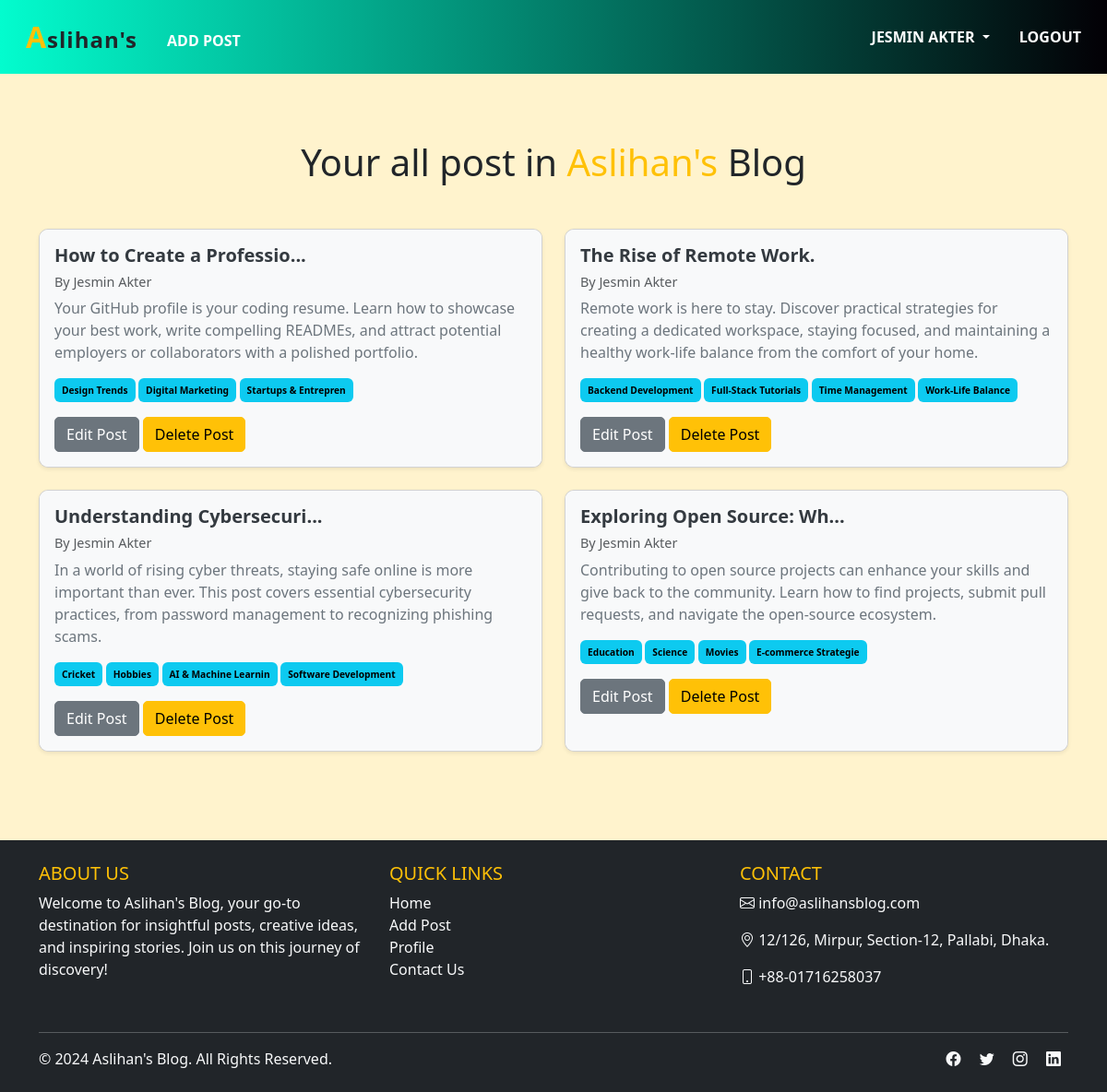
Page /author/profile/ (signed in) on the earlier database version.
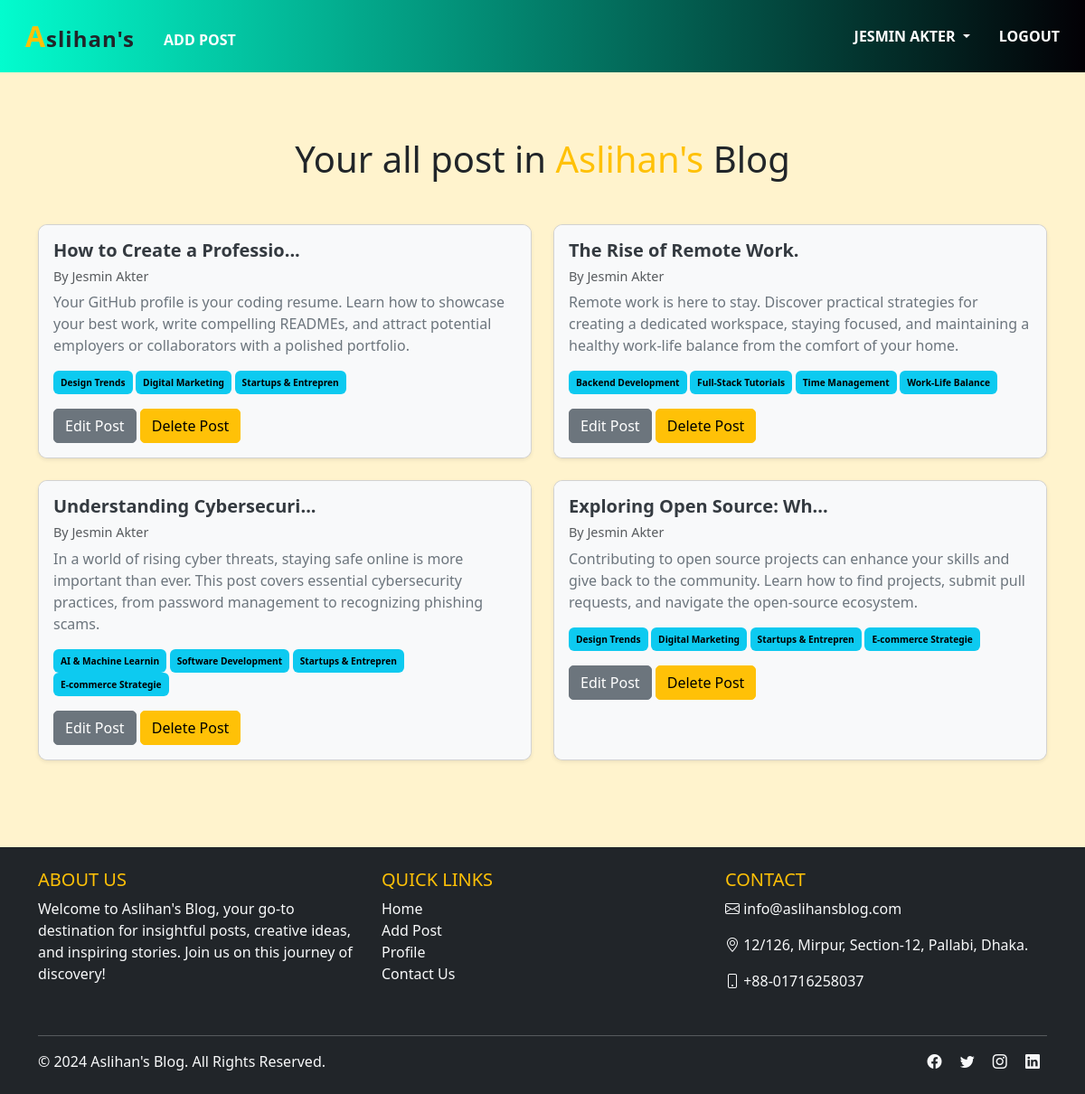
Same page on the later database version.
### posts/models.py (models this page shows, shortened)
class Post(models.Model):
    title = models.CharField(max_length=50)
    content = models.TextField()
    category = models.ManyToManyField(Category)
    author = models.ForeignKey(User, on_delete=models.CASCADE)

### categories/models.py (models this page shows, shortened)
class Category(models.Model):
    name = models.CharField(max_length=20)
    slug = models.CharField(max_length=100, unique=True, null=True, blank = True)

### authors/views.py (the view)
# urls.py: path('profile/', views.profile, name = 'profile'),
@login_required
def profile(request):
    data = Post.objects.filter(author = request.user)
    return render(request,'profile.html', {'data': data})

### authors/templates/profile.html
{% extends 'base.html' %} {% block content %}
<div class="container my-4">
  <div class="container text-center mt-4 mb-5">
    <h1>
      Your all post in <span class="aslihan-text text-warning">Aslihan's</span> Blog
    </h1>
  </div>
  <div class="row">
    {% for post in data %}
    <div class="col-md-6 mb-4">
      <div
        class="card shadow-sm h-100"
        style="border-radius: 10px; overflow: hidden"
      >
        <div class="card-body" style="background-color: #f8f9fa">
          <h5 class="card-title" style="font-weight: bold; color: #343a40">
            {{ post.title|slice:":25" }}{% if post.title|length > 25 %}...{% endif %}
          </h5>
          <h6 class="text-muted" style="font-size: 0.9em">
            By {{ post.author.first_name}} {{post.author.last_name}}
          </h6>
          <p class="card-text" style="color: #6c757d">
            {{ post.content|slice:":300" }}{% if post.content|length > 300%}...{% endif %}
          </p>
          <div style="font-size: 0.85em; margin-bottom: 1rem">
            {% for cat in post.category.all %}
            <span
              class="badge text-bg-info p-2"
              style="background-color: #6c757d"
              >{{ cat.name }}</span
            >
            {% endfor %}
          </div>
          <a
            href="{% url 'edit_post' post.id%}"
            class="btn btn-secondary"
            style="border-radius: 5px"
            >Edit Post</a
          >
          <a
            href="{% url 'delete_post' post.id%}"
            class="btn btn-warning"
            style="border-radius: 5px"
            >Delete Post</a
          >
        </div>
      </div>
    </div>
    {% endfor %}
  </div>
</div>
{% endblock %}

Differences in the rows shown:
removed Category: name "Cricket", shown under Post "Understanding Cybersecuri"
removed Category: name "Hobbies", shown under Post "Understanding Cybersecuri"
removed Category: name "Education", shown under Post "Exploring Open Source: Wh"
removed Category: name "Science", shown under Post "Exploring Open Source: Wh"
removed Category: name "Movies", shown under Post "Exploring Open Source: Wh"
changed Post "Understanding Cybersecuri": gains Category (name "Startups & Entrepren"); gains Category (name "E-commerce Strategie")
changed Post "Exploring Open Source: Wh": gains Category (name "Design Trends"); gains Category (name "Digital Marketing"); gains Category (name "Startups & Entrepren")
